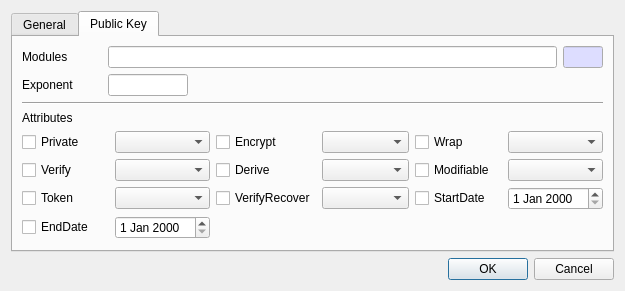
<?xml version="1.0" encoding="UTF-8"?>
<ui version="4.0">
 <class>CreateRSAPubKeyDlg</class>
 <widget class="QDialog" name="CreateRSAPubKeyDlg">
  <property name="geometry">
   <rect>
    <x>0</x>
    <y>0</y>
    <width>625</width>
    <height>278</height>
   </rect>
  </property>
  <property name="windowTitle">
   <string>Create RSA public key</string>
  </property>
  <layout class="QVBoxLayout" name="verticalLayout">
   <item>
    <widget class="QTabWidget" name="tabWidget">
     <property name="currentIndex">
      <number>1</number>
     </property>
     <widget class="QWidget" name="tab">
      <attribute name="title">
       <string>General</string>
      </attribute>
      <layout class="QVBoxLayout" name="verticalLayout_2">
       <item>
        <layout class="QGridLayout" name="gridLayout">
         <property name="topMargin">
          <number>0</number>
         </property>
         <item row="0" column="1">
          <widget class="QComboBox" name="mSlotsCombo">
           <property name="sizePolicy">
            <sizepolicy hsizetype="Preferred" vsizetype="Fixed">
             <horstretch>1</horstretch>
             <verstretch>0</verstretch>
            </sizepolicy>
           </property>
          </widget>
         </item>
         <item row="0" column="0">
          <widget class="QLabel" name="label">
           <property name="minimumSize">
            <size>
             <width>80</width>
             <height>0</height>
            </size>
           </property>
           <property name="text">
            <string>Slot list</string>
           </property>
          </widget>
         </item>
        </layout>
       </item>
       <item>
        <widget class="Line" name="line">
         <property name="orientation">
          <enum>Qt::Horizontal</enum>
         </property>
        </widget>
       </item>
       <item>
        <widget class="QLabel" name="label_2">
         <property name="text">
          <string>Slot status</string>
         </property>
        </widget>
       </item>
       <item>
        <layout class="QGridLayout" name="gridLayout_3">
         <property name="topMargin">
          <number>0</number>
         </property>
         <item row="0" column="1">
          <widget class="QLineEdit" name="mSlotIDText">
           <property name="maximumSize">
            <size>
             <width>100</width>
             <height>16777215</height>
            </size>
           </property>
           <property name="palette">
            <palette>
             <active>
              <colorrole role="Base">
               <brush brushstyle="SolidPattern">
                <color alpha="255">
                 <red>221</red>
                 <green>221</green>
                 <blue>255</blue>
                </color>
               </brush>
              </colorrole>
             </active>
             <inactive>
              <colorrole role="Base">
               <brush brushstyle="SolidPattern">
                <color alpha="255">
                 <red>221</red>
                 <green>221</green>
                 <blue>255</blue>
                </color>
               </brush>
              </colorrole>
             </inactive>
             <disabled>
              <colorrole role="Base">
               <brush brushstyle="SolidPattern">
                <color alpha="255">
                 <red>240</red>
                 <green>240</green>
                 <blue>240</blue>
                </color>
               </brush>
              </colorrole>
             </disabled>
            </palette>
           </property>
           <property name="readOnly">
            <bool>true</bool>
           </property>
          </widget>
         </item>
         <item row="0" column="0">
          <widget class="QLabel" name="label_3">
           <property name="minimumSize">
            <size>
             <width>80</width>
             <height>0</height>
            </size>
           </property>
           <property name="text">
            <string>Slot ID</string>
           </property>
          </widget>
         </item>
         <item row="0" column="3">
          <widget class="QLineEdit" name="mSessionText">
           <property name="maximumSize">
            <size>
             <width>80</width>
             <height>16777215</height>
            </size>
           </property>
           <property name="palette">
            <palette>
             <active>
              <colorrole role="Base">
               <brush brushstyle="SolidPattern">
                <color alpha="255">
                 <red>221</red>
                 <green>221</green>
                 <blue>255</blue>
                </color>
               </brush>
              </colorrole>
             </active>
             <inactive>
              <colorrole role="Base">
               <brush brushstyle="SolidPattern">
                <color alpha="255">
                 <red>221</red>
                 <green>221</green>
                 <blue>255</blue>
                </color>
               </brush>
              </colorrole>
             </inactive>
             <disabled>
              <colorrole role="Base">
               <brush brushstyle="SolidPattern">
                <color alpha="255">
                 <red>240</red>
                 <green>240</green>
                 <blue>240</blue>
                </color>
               </brush>
              </colorrole>
             </disabled>
            </palette>
           </property>
           <property name="readOnly">
            <bool>true</bool>
           </property>
          </widget>
         </item>
         <item row="0" column="6">
          <widget class="QLineEdit" name="mLoginText">
           <property name="maximumSize">
            <size>
             <width>40</width>
             <height>16777215</height>
            </size>
           </property>
           <property name="palette">
            <palette>
             <active>
              <colorrole role="Base">
               <brush brushstyle="SolidPattern">
                <color alpha="255">
                 <red>221</red>
                 <green>221</green>
                 <blue>255</blue>
                </color>
               </brush>
              </colorrole>
             </active>
             <inactive>
              <colorrole role="Base">
               <brush brushstyle="SolidPattern">
                <color alpha="255">
                 <red>221</red>
                 <green>221</green>
                 <blue>255</blue>
                </color>
               </brush>
              </colorrole>
             </inactive>
             <disabled>
              <colorrole role="Base">
               <brush brushstyle="SolidPattern">
                <color alpha="255">
                 <red>240</red>
                 <green>240</green>
                 <blue>240</blue>
                </color>
               </brush>
              </colorrole>
             </disabled>
            </palette>
           </property>
           <property name="readOnly">
            <bool>true</bool>
           </property>
          </widget>
         </item>
         <item row="0" column="2">
          <widget class="QLabel" name="label_4">
           <property name="text">
            <string>Session</string>
           </property>
          </widget>
         </item>
         <item row="0" column="5">
          <widget class="QLabel" name="label_5">
           <property name="text">
            <string>Login</string>
           </property>
          </widget>
         </item>
         <item row="0" column="4">
          <spacer name="horizontalSpacer">
           <property name="orientation">
            <enum>Qt::Horizontal</enum>
           </property>
           <property name="sizeHint" stdset="0">
            <size>
             <width>40</width>
             <height>20</height>
            </size>
           </property>
          </spacer>
         </item>
        </layout>
       </item>
       <item>
        <widget class="Line" name="line_4">
         <property name="orientation">
          <enum>Qt::Horizontal</enum>
         </property>
        </widget>
       </item>
       <item>
        <layout class="QGridLayout" name="gridLayout_6">
         <property name="topMargin">
          <number>0</number>
         </property>
         <item row="1" column="0">
          <widget class="QLabel" name="label_12">
           <property name="text">
            <string>ID</string>
           </property>
          </widget>
         </item>
         <item row="1" column="1">
          <widget class="QLineEdit" name="mIDText"/>
         </item>
         <item row="0" column="0">
          <widget class="QLabel" name="label_11">
           <property name="minimumSize">
            <size>
             <width>80</width>
             <height>0</height>
            </size>
           </property>
           <property name="maximumSize">
            <size>
             <width>80</width>
             <height>16777215</height>
            </size>
           </property>
           <property name="text">
            <string>Label</string>
           </property>
          </widget>
         </item>
         <item row="1" column="2">
          <widget class="QCheckBox" name="mUseSKICheck">
           <property name="text">
            <string>Use SKI</string>
           </property>
          </widget>
         </item>
         <item row="0" column="1" colspan="2">
          <widget class="QLineEdit" name="mLabelText"/>
         </item>
        </layout>
       </item>
       <item>
        <spacer name="verticalSpacer">
         <property name="orientation">
          <enum>Qt::Vertical</enum>
         </property>
         <property name="sizeHint" stdset="0">
          <size>
           <width>20</width>
           <height>40</height>
          </size>
         </property>
        </spacer>
       </item>
      </layout>
     </widget>
     <widget class="QWidget" name="tab_2">
      <attribute name="title">
       <string>Public Key</string>
      </attribute>
      <layout class="QVBoxLayout" name="verticalLayout_3">
       <item>
        <layout class="QGridLayout" name="gridLayout_4">
         <property name="topMargin">
          <number>0</number>
         </property>
         <item row="0" column="0">
          <widget class="QLabel" name="label_7">
           <property name="minimumSize">
            <size>
             <width>80</width>
             <height>0</height>
            </size>
           </property>
           <property name="text">
            <string>Modules</string>
           </property>
          </widget>
         </item>
         <item row="0" column="1">
          <widget class="QLineEdit" name="mModulesText"/>
         </item>
         <item row="1" column="1">
          <widget class="QLineEdit" name="mExponentText">
           <property name="maximumSize">
            <size>
             <width>80</width>
             <height>16777215</height>
            </size>
           </property>
          </widget>
         </item>
         <item row="1" column="0">
          <widget class="QLabel" name="label_8">
           <property name="text">
            <string>Exponent</string>
           </property>
          </widget>
         </item>
         <item row="0" column="2">
          <widget class="QLineEdit" name="mModulesLenText">
           <property name="minimumSize">
            <size>
             <width>40</width>
             <height>0</height>
            </size>
           </property>
           <property name="maximumSize">
            <size>
             <width>40</width>
             <height>16777215</height>
            </size>
           </property>
           <property name="palette">
            <palette>
             <active>
              <colorrole role="Base">
               <brush brushstyle="SolidPattern">
                <color alpha="255">
                 <red>221</red>
                 <green>221</green>
                 <blue>255</blue>
                </color>
               </brush>
              </colorrole>
             </active>
             <inactive>
              <colorrole role="Base">
               <brush brushstyle="SolidPattern">
                <color alpha="255">
                 <red>221</red>
                 <green>221</green>
                 <blue>255</blue>
                </color>
               </brush>
              </colorrole>
             </inactive>
             <disabled>
              <colorrole role="Base">
               <brush brushstyle="SolidPattern">
                <color alpha="255">
                 <red>240</red>
                 <green>240</green>
                 <blue>240</blue>
                </color>
               </brush>
              </colorrole>
             </disabled>
            </palette>
           </property>
           <property name="readOnly">
            <bool>true</bool>
           </property>
          </widget>
         </item>
        </layout>
       </item>
       <item>
        <widget class="Line" name="line_3">
         <property name="orientation">
          <enum>Qt::Horizontal</enum>
         </property>
        </widget>
       </item>
       <item>
        <widget class="QLabel" name="label_9">
         <property name="text">
          <string>Attributes</string>
         </property>
        </widget>
       </item>
       <item>
        <layout class="QGridLayout" name="gridLayout_5">
         <property name="topMargin">
          <number>0</number>
         </property>
         <item row="0" column="2">
          <widget class="QCheckBox" name="mEncryptCheck">
           <property name="text">
            <string notr="true">Encrypt</string>
           </property>
          </widget>
         </item>
         <item row="1" column="2">
          <widget class="QCheckBox" name="mDeriveCheck">
           <property name="text">
            <string notr="true">Derive</string>
           </property>
          </widget>
         </item>
         <item row="1" column="5">
          <widget class="QComboBox" name="mModifiableCombo"/>
         </item>
         <item row="0" column="4">
          <widget class="QCheckBox" name="mWrapCheck">
           <property name="text">
            <string notr="true">Wrap</string>
           </property>
          </widget>
         </item>
         <item row="1" column="4">
          <widget class="QCheckBox" name="mModifiableCheck">
           <property name="text">
            <string notr="true">Modifiable</string>
           </property>
          </widget>
         </item>
         <item row="0" column="0">
          <widget class="QCheckBox" name="mPrivateCheck">
           <property name="text">
            <string notr="true">Private</string>
           </property>
          </widget>
         </item>
         <item row="2" column="0">
          <widget class="QCheckBox" name="mTokenCheck">
           <property name="text">
            <string notr="true">Token</string>
           </property>
          </widget>
         </item>
         <item row="0" column="5">
          <widget class="QComboBox" name="mWrapCombo"/>
         </item>
         <item row="1" column="1">
          <widget class="QComboBox" name="mVerifyCombo"/>
         </item>
         <item row="1" column="0">
          <widget class="QCheckBox" name="mVerifyCheck">
           <property name="text">
            <string notr="true">Verify</string>
           </property>
          </widget>
         </item>
         <item row="2" column="1">
          <widget class="QComboBox" name="mTokenCombo"/>
         </item>
         <item row="1" column="3">
          <widget class="QComboBox" name="mDeriveCombo"/>
         </item>
         <item row="0" column="3">
          <widget class="QComboBox" name="mEncryptCombo"/>
         </item>
         <item row="0" column="1">
          <widget class="QComboBox" name="mPrivateCombo"/>
         </item>
         <item row="3" column="0">
          <widget class="QCheckBox" name="mEndDateCheck">
           <property name="text">
            <string>EndDate</string>
           </property>
          </widget>
         </item>
         <item row="3" column="1">
          <widget class="QDateEdit" name="mEndDateEdit"/>
         </item>
         <item row="2" column="5">
          <widget class="QDateEdit" name="mStartDateEdit"/>
         </item>
         <item row="2" column="4">
          <widget class="QCheckBox" name="mStartDateCheck">
           <property name="text">
            <string>StartDate</string>
           </property>
          </widget>
         </item>
         <item row="2" column="3">
          <widget class="QComboBox" name="mVerifyRecoverCombo"/>
         </item>
         <item row="2" column="2">
          <widget class="QCheckBox" name="mVerifyRecoverCheck">
           <property name="text">
            <string>VerifyRecover</string>
           </property>
          </widget>
         </item>
        </layout>
       </item>
       <item>
        <spacer name="verticalSpacer_2">
         <property name="orientation">
          <enum>Qt::Vertical</enum>
         </property>
         <property name="sizeHint" stdset="0">
          <size>
           <width>20</width>
           <height>40</height>
          </size>
         </property>
        </spacer>
       </item>
      </layout>
     </widget>
    </widget>
   </item>
   <item>
    <widget class="QDialogButtonBox" name="buttonBox">
     <property name="orientation">
      <enum>Qt::Horizontal</enum>
     </property>
     <property name="standardButtons">
      <set>QDialogButtonBox::Cancel|QDialogButtonBox::Ok</set>
     </property>
    </widget>
   </item>
  </layout>
 </widget>
 <tabstops>
  <tabstop>tabWidget</tabstop>
  <tabstop>mSlotsCombo</tabstop>
  <tabstop>mSlotIDText</tabstop>
  <tabstop>mSessionText</tabstop>
  <tabstop>mLoginText</tabstop>
  <tabstop>mLabelText</tabstop>
  <tabstop>mIDText</tabstop>
  <tabstop>mModulesText</tabstop>
  <tabstop>mModulesLenText</tabstop>
  <tabstop>mExponentText</tabstop>
  <tabstop>mPrivateCheck</tabstop>
  <tabstop>mPrivateCombo</tabstop>
  <tabstop>mEncryptCheck</tabstop>
  <tabstop>mEncryptCombo</tabstop>
  <tabstop>mWrapCheck</tabstop>
  <tabstop>mWrapCombo</tabstop>
  <tabstop>mVerifyCheck</tabstop>
  <tabstop>mVerifyCombo</tabstop>
  <tabstop>mDeriveCheck</tabstop>
  <tabstop>mDeriveCombo</tabstop>
  <tabstop>mModifiableCheck</tabstop>
  <tabstop>mModifiableCombo</tabstop>
  <tabstop>mTokenCheck</tabstop>
  <tabstop>mTokenCombo</tabstop>
 </tabstops>
 <resources/>
 <connections>
  <connection>
   <sender>buttonBox</sender>
   <signal>accepted()</signal>
   <receiver>CreateRSAPubKeyDlg</receiver>
   <slot>accept()</slot>
   <hints>
    <hint type="sourcelabel">
     <x>248</x>
     <y>254</y>
    </hint>
    <hint type="destinationlabel">
     <x>157</x>
     <y>274</y>
    </hint>
   </hints>
  </connection>
  <connection>
   <sender>buttonBox</sender>
   <signal>rejected()</signal>
   <receiver>CreateRSAPubKeyDlg</receiver>
   <slot>reject()</slot>
   <hints>
    <hint type="sourcelabel">
     <x>316</x>
     <y>260</y>
    </hint>
    <hint type="destinationlabel">
     <x>286</x>
     <y>274</y>
    </hint>
   </hints>
  </connection>
 </connections>
</ui>
